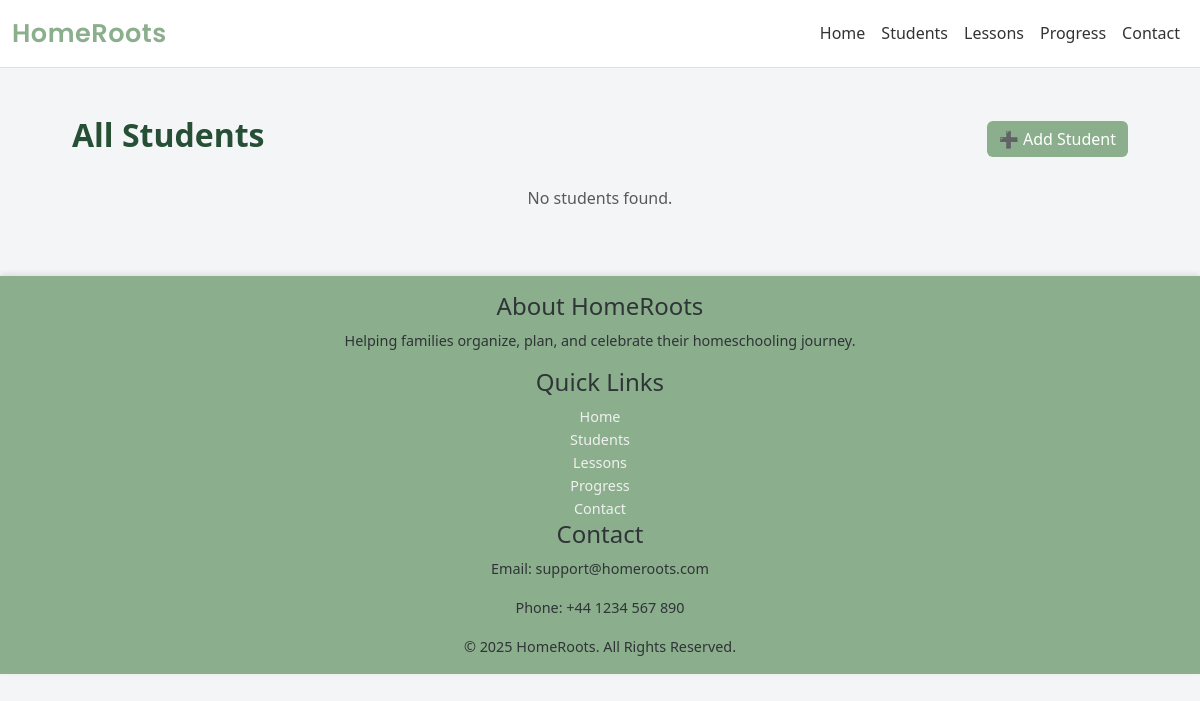
Before: /students/list/ with the older database file.
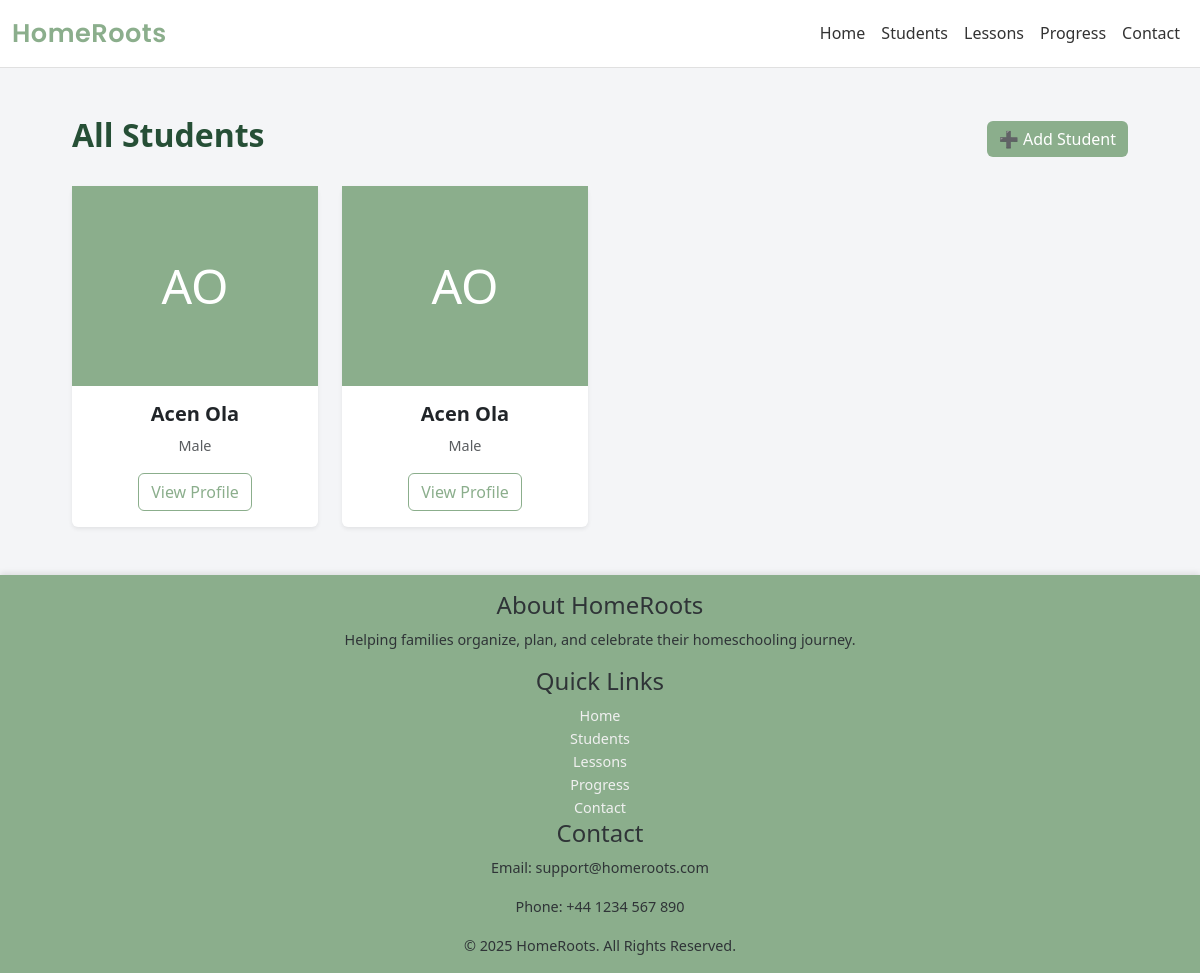
After: the same page with the newer database file.
### core/models.py (models this page shows, shortened)
class Student(models.Model):
    GENDER_CHOICES = [
        ('M', 'Male'),
        ('F', 'Female'),
        ('O', 'Other'),
    ]
    first_name = models.CharField(max_length=50)
    last_name = models.CharField(max_length=50)
    dob = models.DateField("Date of birth", null=True, blank=True)
    gender = models.CharField(max_length=1, choices=GENDER_CHOICES, blank=True)
    notes = models.TextField(blank=True)
    profile_image = models.ImageField(upload_to='students/', blank=True, null=True)
    created_at = models.DateTimeField(default=timezone.now)
    class Meta:
        ordering = ['last_name', 'first_name']

### core/views.py (the view)
# urls.py: path('students/list/', views.StudentListView.as_view(), name='students'),
class StudentListView(ListView):
    model = Student
    template_name = 'core/students/list.html'
    context_object_name = 'students'
    paginate_by = 12

### core/templates/core/students/list.html (shortened to what this page needs)
{% extends "core/base.html" %}
{% block content %}
<div class="container py-5">
  <div class="d-flex justify-content-between align-items-center mb-4">
    <h2 class="fw-bold" style="color: #264f36;">All Students</h2>
    <a href="{% url 'core:student_add' %}" class="btn btn-success" style="background-color: var(--primary); border: none;">
      ➕ Add Student
    </a>
  </div>
  <div class="row g-4">
    {% for student in students %}
    <div class="col-md-4 col-lg-3">
      <div class="card shadow-sm border-0 h-100">
        {% if student.profile_image %}
          <img src="{{ student.profile_image.url }}" class="card-img-top" style="height: 200px; object-fit: cover;">
        {% else %}
          <div style="height: 200px; background: #8BAE8C; display:flex; align-items:center; justify-content:center; color:white; font-size:48px;">
            {{ student.first_name|first }}{{ student.last_name|first }}
          </div>
        {% endif %}
        <div class="card-body text-center">
          <h5 class="card-title fw-bold">{{ student.first_name }} {{ student.last_name }}</h5>
          <p class="text-muted" style="font-size: 0.9rem;">
            {{ student.get_gender_display }}
          </p>
          <a href="{% url 'core:student_detail' student.id %}" class="btn btn-outline-success" style="color: var(--primary); border-color: var(--primary);">
            View Profile
          </a>
        </div>
      </div>
    </div>
    {% empty %}
      <p class="text-center text-muted mt-4">No students found.</p>
    {% endfor %}
  </div>
</div>
{% endblock %}

Changed rows visible on the page:
added Student: first_name|first "A", last_name|first "O", first_name "Acen", last_name "Ola", gender "Male"
added Student: first_name|first "A", last_name|first "O", first_name "Acen", last_name "Ola", gender "Male"
Other visible differences:
text no longer shown: "No students found."
